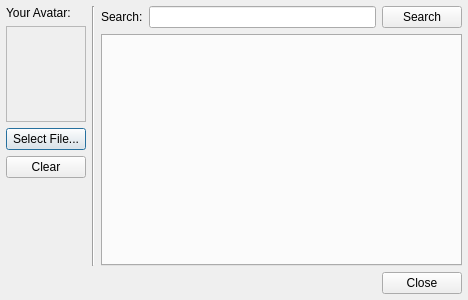
<ui version="4.0" >
 <class>AvatarSelectDialog</class>
 <widget class="QDialog" name="AvatarSelectDialog" >
  <property name="geometry" >
   <rect>
    <x>0</x>
    <y>0</y>
    <width>468</width>
    <height>300</height>
   </rect>
  </property>
  <property name="windowTitle" >
   <string>AvatarSelectDialog</string>
  </property>
  <layout class="QVBoxLayout" name="verticalLayout_2" >
   <item>
    <layout class="QHBoxLayout" name="horizontalLayout" >
     <item>
      <layout class="QVBoxLayout" name="verticalLayout_3" >
       <property name="sizeConstraint" >
        <enum>QLayout::SetMinimumSize</enum>
       </property>
       <item>
        <widget class="QLabel" name="label_2" >
         <property name="text" >
          <string>Your Avatar:</string>
         </property>
        </widget>
       </item>
       <item>
        <widget class="QLabel" name="label" >
         <property name="minimumSize" >
          <size>
           <width>48</width>
           <height>96</height>
          </size>
         </property>
         <property name="frameShape" >
          <enum>QFrame::StyledPanel</enum>
         </property>
         <property name="frameShadow" >
          <enum>QFrame::Raised</enum>
         </property>
         <property name="text" >
          <string/>
         </property>
        </widget>
       </item>
       <item>
        <widget class="QPushButton" name="pushButton_2" >
         <property name="text" >
          <string>Select File...</string>
         </property>
        </widget>
       </item>
       <item>
        <widget class="QPushButton" name="pushButton" >
         <property name="text" >
          <string>Clear</string>
         </property>
        </widget>
       </item>
       <item>
        <spacer name="verticalSpacer" >
         <property name="orientation" >
          <enum>Qt::Vertical</enum>
         </property>
         <property name="sizeHint" stdset="0" >
          <size>
           <width>20</width>
           <height>40</height>
          </size>
         </property>
        </spacer>
       </item>
      </layout>
     </item>
     <item>
      <widget class="Line" name="line" >
       <property name="orientation" >
        <enum>Qt::Vertical</enum>
       </property>
      </widget>
     </item>
     <item>
      <layout class="QVBoxLayout" name="verticalLayout" >
       <item>
        <layout class="QGridLayout" name="gridLayout" >
         <item row="0" column="0" >
          <widget class="QLabel" name="label_3" >
           <property name="text" >
            <string>Search:</string>
           </property>
          </widget>
         </item>
         <item row="0" column="1" >
          <widget class="QLineEdit" name="lineEdit" />
         </item>
         <item row="0" column="2" >
          <widget class="QPushButton" name="pushButton_3" >
           <property name="text" >
            <string>Search</string>
           </property>
          </widget>
         </item>
        </layout>
       </item>
       <item>
        <widget class="QTabWidget" name="tabWidget" >
         <property name="currentIndex" >
          <number>-1</number>
         </property>
        </widget>
       </item>
      </layout>
     </item>
    </layout>
   </item>
   <item>
    <widget class="QDialogButtonBox" name="buttonBox" >
     <property name="standardButtons" >
      <set>QDialogButtonBox::Close</set>
     </property>
    </widget>
   </item>
  </layout>
 </widget>
 <layoutdefault spacing="6" margin="6" />
 <includes/>
 <resources/>
 <connections/>
</ui>
